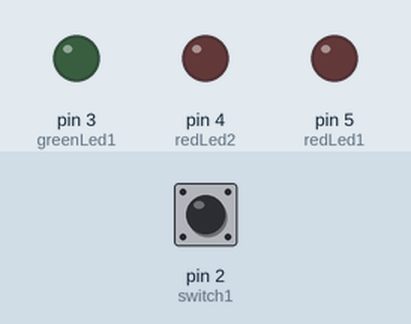
Recording of a sketch running on a simulated Arduino Uno, built with avr-gcc and run on an emulated ATmega328P. On the bench: output pins drawn as LEDs (lit = HIGH). The test bench sets the inputs (shaded band); at power-on: pin 2 (switch1) HIGH.

Above: at 0.12 s.
At 0.62 s:
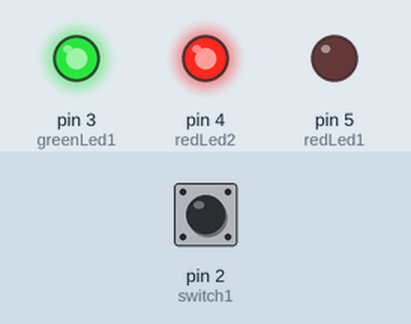
At 0.87 s:
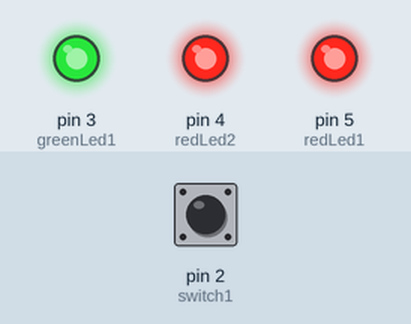
At 1.12 s:
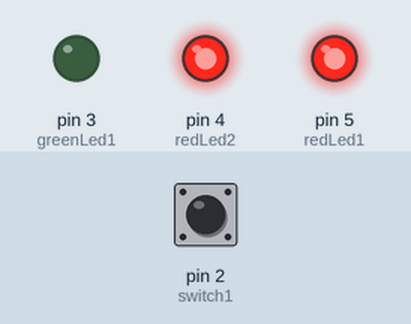
At 1.87 s:
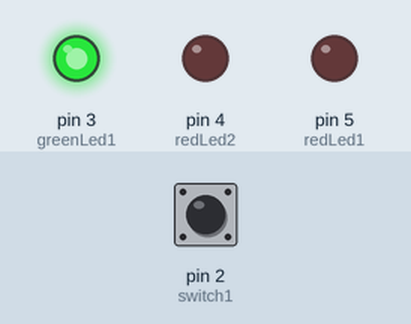
At 2.87 s:
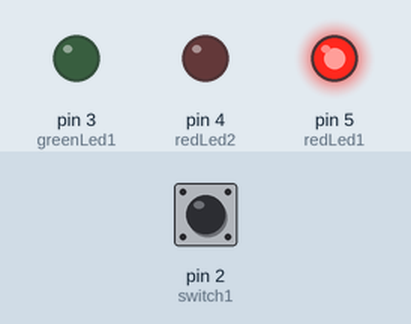
Timing chart, 0 to 3.5 s (numbered marks = the images above):
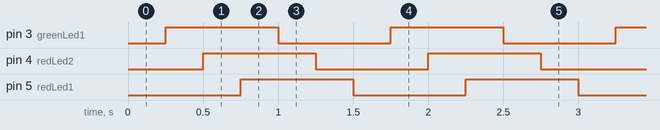

The sketch:

program1.ino
```cpp
//This program makes 3 LEDs brink at the same time and when you press a button they blink one after another

const int redLed1 = 5;
const int redLed2 = 4;
const int greenLed1 = 3;
const int switch1 = 2;

int switchState = 0;

void setup() {
  definePins();
}

void loop() {

  switchState = digitalRead(2);

  if (switchState == LOW){
    blinkingLights();
  }

  else {
    differentLights();
  }
}

void definePins(){
  pinMode(greenLed1, OUTPUT);
  pinMode(redLed2, OUTPUT);
  pinMode(redLed1, OUTPUT);
  pinMode(switch1, INPUT);

}

void blinkingLights(){
    delay(250);
    digitalWrite(greenLed1, HIGH);
    digitalWrite(redLed2, HIGH);
    digitalWrite(redLed1, HIGH);
    delay(250);
    digitalWrite(greenLed1, LOW);
    digitalWrite(redLed2, LOW);
    digitalWrite(redLed1, LOW);
}

void differentLights(){
    delay(250);
    digitalWrite(greenLed1, HIGH);
    delay(250);
    digitalWrite(redLed2, HIGH);
    delay(250);
    digitalWrite(redLed1, HIGH);
    delay(250);
    digitalWrite(greenLed1, LOW);
    delay(250);
    digitalWrite(redLed2, LOW);
    delay(250);
    digitalWrite(redLed1, LOW);

}
```

Measured:
- by itself, pin 3 (greenLed1), pin 4 (redLed2), pin 5 (redLed1): alternates HIGH for 0.75 s and LOW for 0.75 s
- by itself, everything shown: repeats every 1.5 s, in 6 steps
